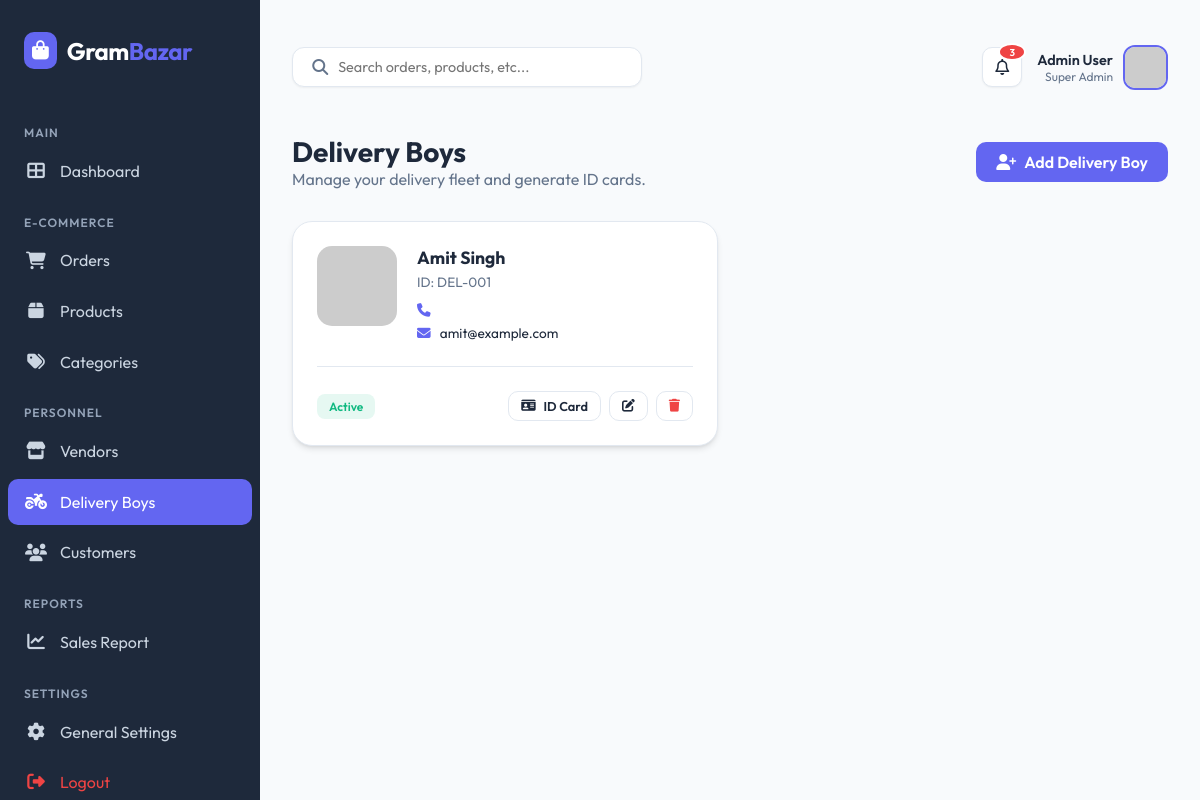
The app's page /delivery_boys.php with its own data.
### tables this page shows
CREATE TABLE delivery_boys (
    id INT AUTO_INCREMENT PRIMARY KEY,
    name VARCHAR(100) NOT NULL,
    id_card_number VARCHAR(50) UNIQUE,
    email VARCHAR(100) UNIQUE,
    phone VARCHAR(20),
    address TEXT,
    profile_pic VARCHAR(255),
    status ENUM('active', 'inactive') DEFAULT 'active',
    created_at TIMESTAMP DEFAULT CURRENT_TIMESTAMP
);

### delivery_boys.php (the view, shortened to what this page needs)
<?php
if (file_exists('includes/header.php')) {
    include 'includes/header.php';
} else {
    include 'header.php';
}
$boys = $pdo->query("SELECT * FROM delivery_boys ORDER BY created_at DESC")->fetchAll();
?>
<div class="animate-fade">
    <div style="display: flex; justify-content: space-between; align-items: center; margin-bottom: 2rem;">
        <div>
            <h1 style="font-size: 1.75rem; font-weight: 700;">Delivery Boys</h1>
            <p style="color: var(--text-muted);">Manage your delivery fleet and generate ID cards.</p>
        </div>
        <a href="add_delivery_boy.php" class="btn btn-primary">
            <i class="fas fa-user-plus"></i> Add Delivery Boy
        </a>
    </div>
    <div class="grid-2" style="grid-template-columns: repeat(auto-fill, minmax(350px, 1fr));">
        <?php foreach ($boys as $boy): ?>
        <div class="card" style="position: relative;">
            <div style="display: flex; gap: 20px;">
                <img src="<?php echo $boy['profile_pic'] ? $boy['profile_pic'] : 'https://ui-avatars.com/api/?name='.urlencode($boy['name']).'&background=6366f1&color=fff'; ?>" alt="" style="width: 80px; height: 80px; border-radius: 15px; object-fit: cover;">
                <div style="flex: 1;">
                    <h3 style="font-size: 1.1rem; font-weight: 700; margin-bottom: 4px;"><?php echo $boy['name']; ?></h3>
                    <p style="font-size: 0.85rem; color: var(--text-muted); margin-bottom: 10px;">ID: <?php echo $boy['id_card_number']; ?></p>
                    <div style="display: flex; flex-direction: column; gap: 5px;">
                        <span style="font-size: 0.85rem;"><i class="fas fa-phone" style="width: 20px; color: var(--primary);"></i> <?php echo $boy['phone']; ?></span>
                        <span style="font-size: 0.85rem;"><i class="fas fa-envelope" style="width: 20px; color: var(--primary);"></i> <?php echo $boy['email']; ?></span>
                    </div>
                </div>
            </div>
            <hr style="margin: 1.5rem 0; border: none; border-top: 1px solid var(--border);">
            <div style="display: flex; justify-content: space-between; align-items: center;">
                <span class="badge <?php echo $boy['status'] == 'active' ? 'badge-success' : 'badge-danger'; ?>"><?php echo ucfirst($boy['status']); ?></span>
                <div style="display: flex; gap: 8px;">
                    <a href="generate_id_card.php?id=<?php echo $boy['id']; ?>" class="btn btn-outline btn-sm" title="Generate ID Card" target="_blank">
                        <i class="fas fa-id-card"></i> ID Card
                    </a>
                    <a href="edit_delivery_boy.php?id=<?php echo $boy['id']; ?>" class="btn btn-outline btn-sm">
                        <i class="fas fa-edit"></i>
                    </a>
                    <a href="delivery_boys.php?delete=<?php echo $boy['id']; ?>" class="btn btn-outline btn-sm" style="color: var(--danger);" onclick="return confirm('Delete this delivery boy?')">
                        <i class="fas fa-trash"></i>
                    </a>
                </div>
            </div>
        </div>
        <?php endforeach; ?>
    </div>
</div>
<?php include 'includes/footer.php'; ?>

### includes/header.php (style rules this page uses)
:root { --primary: #6366f1; --primary-dark: #4f46e5; --secondary: #64748b; --success: #10b981; --danger: #ef4444; --warning: #f59e0b; --info: #3b82f6; --bg-body: #f8fafc; --bg-card: #ffffff; --text-main: #1e293b; --text-muted: #64748b; --border: #e2e8f0; --sidebar-width: 260px; --header-height: 70px; --shadow-sm: 0 1px 2px 0 rgb(0 0 0 / 0.05); --shadow: 0 4px 6px -1px rgb(0 0 0 / 0.1), 0 2px 4px -2px rgb(0 0 0 / 0.1); --shadow-lg: 0 10px 15px -3px rgb(0 0 0 / 0.1), 0 4px 6px -4px rgb(0 0 0 / 0.1); --glass-bg: rgba(255, 255, 255, 0.7); --glass-border: rgba(255, 255, 255, 0.3); }
* { margin: 0; padding: 0; box-sizing: border-box; font-family: 'Outfit', sans-serif; }
body { background-color: var(--bg-body); color: var(--text-main); overflow-x: hidden; }
.card { background: var(--bg-card); border-radius: 20px; padding: 1.5rem; box-shadow: var(--shadow); border: 1px solid var(--border); margin-bottom: 1.5rem; }
.badge { padding: 5px 12px; border-radius: 8px; font-size: 0.75rem; font-weight: 600; }
.badge-success { background: rgba(16, 185, 129, 0.1); color: var(--success); }
.btn { padding: 10px 20px; border-radius: 10px; font-weight: 600; cursor: pointer; border: none; transition: all 0.2s; display: inline-flex; align-items: center; gap: 8px; text-decoration: none; }
.btn-primary { background: var(--primary); color: #fff; }
.btn-outline { background: transparent; border: 1px solid var(--border); color: var(--text-main); }
.btn-sm { padding: 6px 12px; font-size: 0.8rem; }
.grid-2 { display: grid; grid-template-columns: 2fr 1fr; gap: 1.5rem; }
.animate-fade { animation: fadeIn 0.4s ease-out forwards; }

### records on screen
delivery_boys: name "Amit Singh", id_card_number "DEL-001", email "amit@example.com", status "Active"
